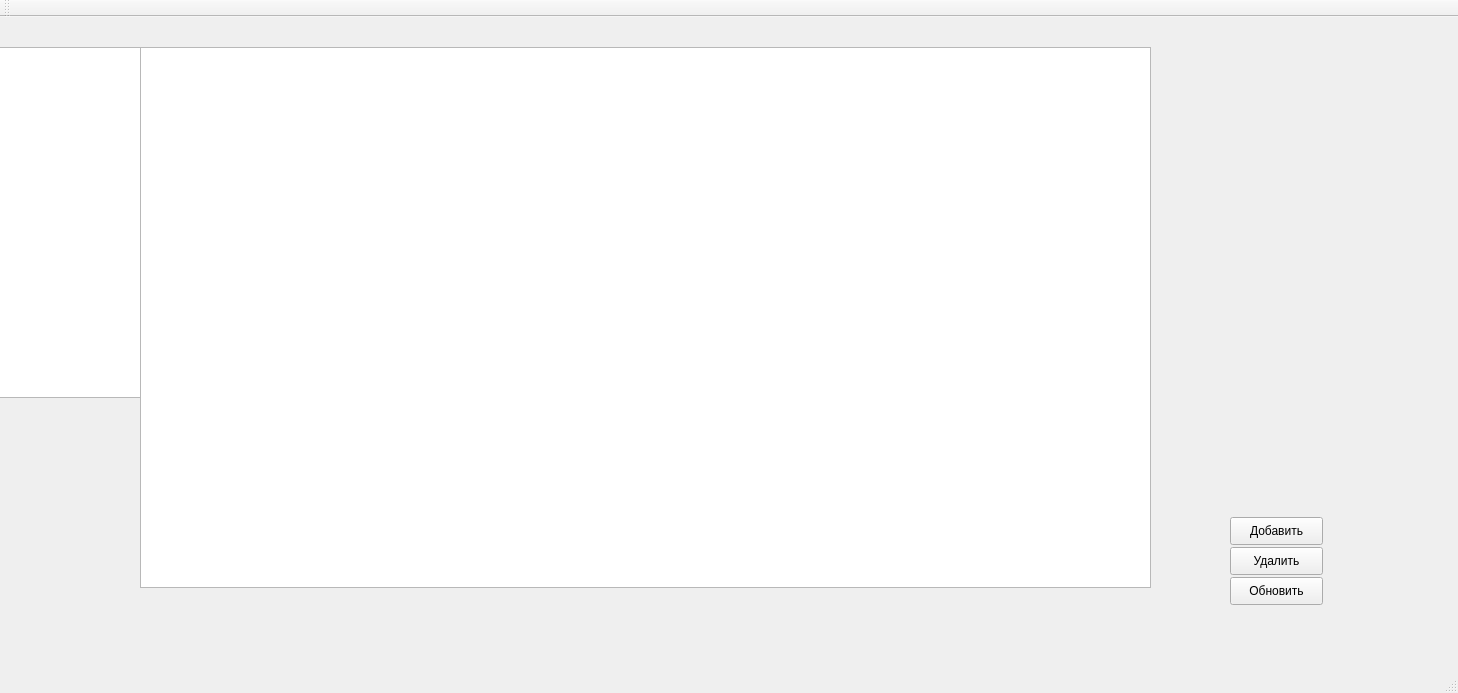
<?xml version="1.0" encoding="UTF-8"?>
<ui version="4.0">
 <class>MainWindow</class>
 <widget class="QMainWindow" name="MainWindow">
  <property name="geometry">
   <rect>
    <x>0</x>
    <y>0</y>
    <width>1458</width>
    <height>693</height>
   </rect>
  </property>
  <property name="windowTitle">
   <string>MainWindow</string>
  </property>
  <widget class="QWidget" name="centralWidget">
   <widget class="QPushButton" name="pushButton">
    <property name="geometry">
     <rect>
      <x>1230</x>
      <y>500</y>
      <width>93</width>
      <height>28</height>
     </rect>
    </property>
    <property name="text">
     <string>Добавить</string>
    </property>
   </widget>
   <widget class="QTextEdit" name="textEdit">
    <property name="geometry">
     <rect>
      <x>-60</x>
      <y>30</y>
      <width>751</width>
      <height>351</height>
     </rect>
    </property>
   </widget>
   <widget class="QPushButton" name="pushButton_2">
    <property name="geometry">
     <rect>
      <x>1230</x>
      <y>560</y>
      <width>93</width>
      <height>28</height>
     </rect>
    </property>
    <property name="text">
     <string>Обновить</string>
    </property>
   </widget>
   <widget class="QTableView" name="tableView">
    <property name="geometry">
     <rect>
      <x>140</x>
      <y>30</y>
      <width>1011</width>
      <height>541</height>
     </rect>
    </property>
   </widget>
   <widget class="QPushButton" name="pushButton_3">
    <property name="geometry">
     <rect>
      <x>1230</x>
      <y>530</y>
      <width>93</width>
      <height>28</height>
     </rect>
    </property>
    <property name="text">
     <string>Удалить</string>
    </property>
   </widget>
  </widget>
  <widget class="QMenuBar" name="menuBar">
   <property name="geometry">
    <rect>
     <x>0</x>
     <y>0</y>
     <width>1458</width>
     <height>26</height>
    </rect>
   </property>
  </widget>
  <widget class="QToolBar" name="mainToolBar">
   <attribute name="toolBarArea">
    <enum>TopToolBarArea</enum>
   </attribute>
   <attribute name="toolBarBreak">
    <bool>false</bool>
   </attribute>
  </widget>
  <widget class="QStatusBar" name="statusBar"/>
 </widget>
 <layoutdefault spacing="6" margin="11"/>
 <resources/>
 <connections/>
</ui>
